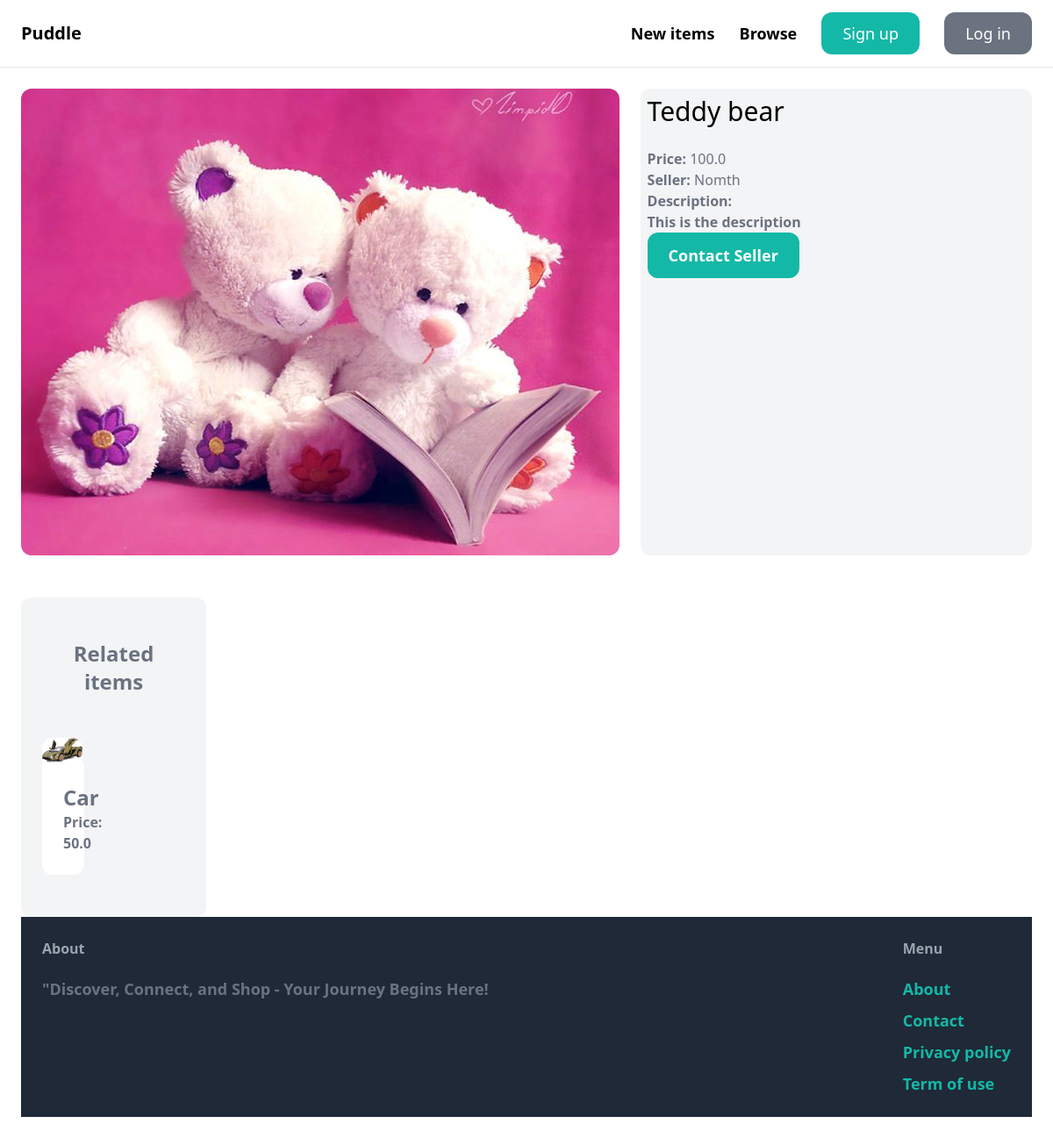
Page /items/1/ on the committed database.
### item/models.py (models this page shows, shortened)
class Item(models.Model):
    category = models.ForeignKey(Category, related_name='items', on_delete=models.CASCADE)
    name = models.CharField(max_length=255)
    description = models.TextField(blank=True, null=True)
    price = models.FloatField()
    image = models.ImageField(upload_to='item_images', blank=True, null=True)
    is_sold = models.BooleanField(default=False)
    created_by = models.ForeignKey(User, related_name='items', on_delete=models.CASCADE)
    created_at = models.DateTimeField(auto_now_add=True)

### item/views.py (the view)
# urls.py: path('<int:pk>/', views.detail, name='detail'),
def detail(request, pk):
    item = get_object_or_404(Item, pk=pk)
    related_items = Item.objects.filter(category=item.category, is_sold=False).exclude(pk=pk)[0:3]
    return render(request, 'item/detail.html', {
        'item': item,
        'related_items': related_items
    })

### item/templates/item/detail.html (shortened to what this page needs)
{% extends 'core/base.html' %}
{% block content %}
<div class="grid grid-cols-5 gap-6">
    <div class="col-span-3">
        <img src="{{ item.image.url }}" class="rounded-xl">
    </div>
    <div class="col-span-2 p-2 bg-gray-100 rounded-xl">
        <h1 class="mb-6 text-3xl">{{ item.name}}</h1>
        <p class="text-gray-500"><strong>Price: </strong>{{ item.price }}</p>
        <p class="text-gray-500"><strong>Seller: </strong>{{ item.created_by.username }}</p>
        {% if item.description %}
            <p class="text-gray-700">
                <strong class="text-gray-500">Description:<strong><br>
                {{item.description }}
            </p>
        {% endif %}
        {% if request.user == item.created_by %}
            <div class="mt-6 p6 bg-white rounded-xl">
                <p>This is your item!</p>
                <a href="{% url 'item:edit' item.id %}" class="inline-block mt-6 px-6 py-3 text-lg font-semibold bg-teal-500 text-white rounded-xl">Edit</a>
                <a href="{% url 'item:delete' item.id %}" class="inline-block mt-6 px-6 py-3 text-lg font-semibold bg-red-500 text-white rounded-xl">Delete</a>
            </div>
        {% else %}
            <a href="{% url 'conversation:new' item.id %}" class="inline-block at-6 px-6 py-3 text-lg font-semibold bg-teal-500 text-white rounded-xl hover:bg-teal-700">Contact Seller</a>
        {% endif %}
</div>
<div class="mt-6 px-6 py-12 bg-gray-100 rounded-xl">
    <h2 class="mb-12 text-2xl text-center">Related items</h2>
    <div class="grid grid-cols-3 gap-3">
        {% for item in related_items %}
            <div>
                <a href="{% url 'item:detail' item.id %}">
                    <div>
                        <img src="{{ item.image.url}}" class="rounded-t-xl">
                    </div>
                    <div class="p-6 bg-white rounded-b-xl">
                        <h2 class="text-2xl">{{ item.name }}</h2>
                        <p class="text-gray-500">Price: {{ item.price }}</p>
                    </div>
                </a>
            </div>
        {% endfor %}
    </div>
</div>
{% endblock %}

### rows in the picture
Item: image (picture), name "Teddy bear", price "100.0", created_by.username "Nomth", description "This is the description"
Item: image (picture), name "Car", price "50.0"
